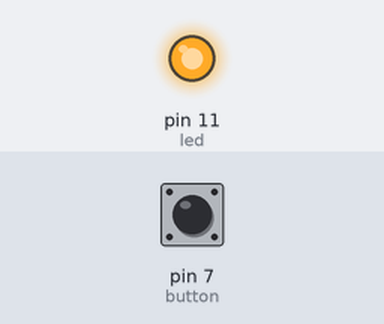
Recording of a sketch running on a simulated Arduino Uno, built with avr-gcc and run on an emulated ATmega328P. Parts: output pins drawn as LEDs (lit = HIGH). Inputs (shaded band) come from the test bench; at power-on: pin 7 (button) LOW.

Above: at 1.2 s.
1.3 s: pin 7 (button) pulled HIGH for 0.15 s
At 2.0 s:
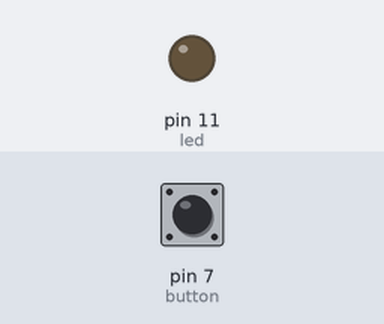
2.9 s: pin 7 (button) pulled HIGH for 1 s
At 4.3 s:
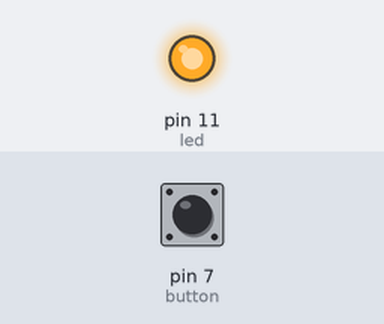
5.4 s: pin 7 (button) pulled HIGH for 3.2 s
At 6.3 s:
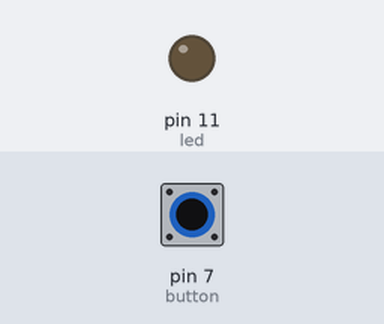
Timing chart, 0 to 8.4 s (numbered marks = the images above; inputs shaded):
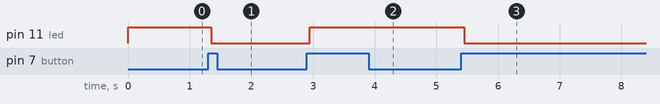

The sketch:

button_debounce_24.10.ino
```cpp
int led=11;
int button=7;
int buttonState;
int ledState = HIGH;
int lastButtonState = LOW;


unsigned long lastDebounceTime = 0;
unsigned long debounceDelay = 50;

void setup() {
pinMode(led,OUTPUT);
pinMode(button,INPUT);
digitalWrite(led, ledState);
}

void loop() {
  int reading = digitalRead(button);
  if (reading != lastButtonState) {
    lastDebounceTime = millis();
  }

  if ((millis() - lastDebounceTime) > debounceDelay) {
     if (reading != buttonState) {
      buttonState = reading;

      if (buttonState == HIGH) {
        ledState = !ledState;
      }
    }
  }

  digitalWrite(led, ledState);
  lastButtonState = reading;
//buttonState = digitalRead(button);
//if (buttonState == HIGH){
//  digitalWrite(led, HIGH);
//  } else {
//    digitalWrite(led, LOW);
//  }

}
```

Measured:
- after the input at 1.3 s, pin 11 (led): HIGH → LOW after 0.05 s
- after the input at 2.9 s, pin 11 (led): LOW → HIGH after 0.05 s
- after the input at 5.4 s, pin 11 (led): HIGH → LOW after 0.05 s
